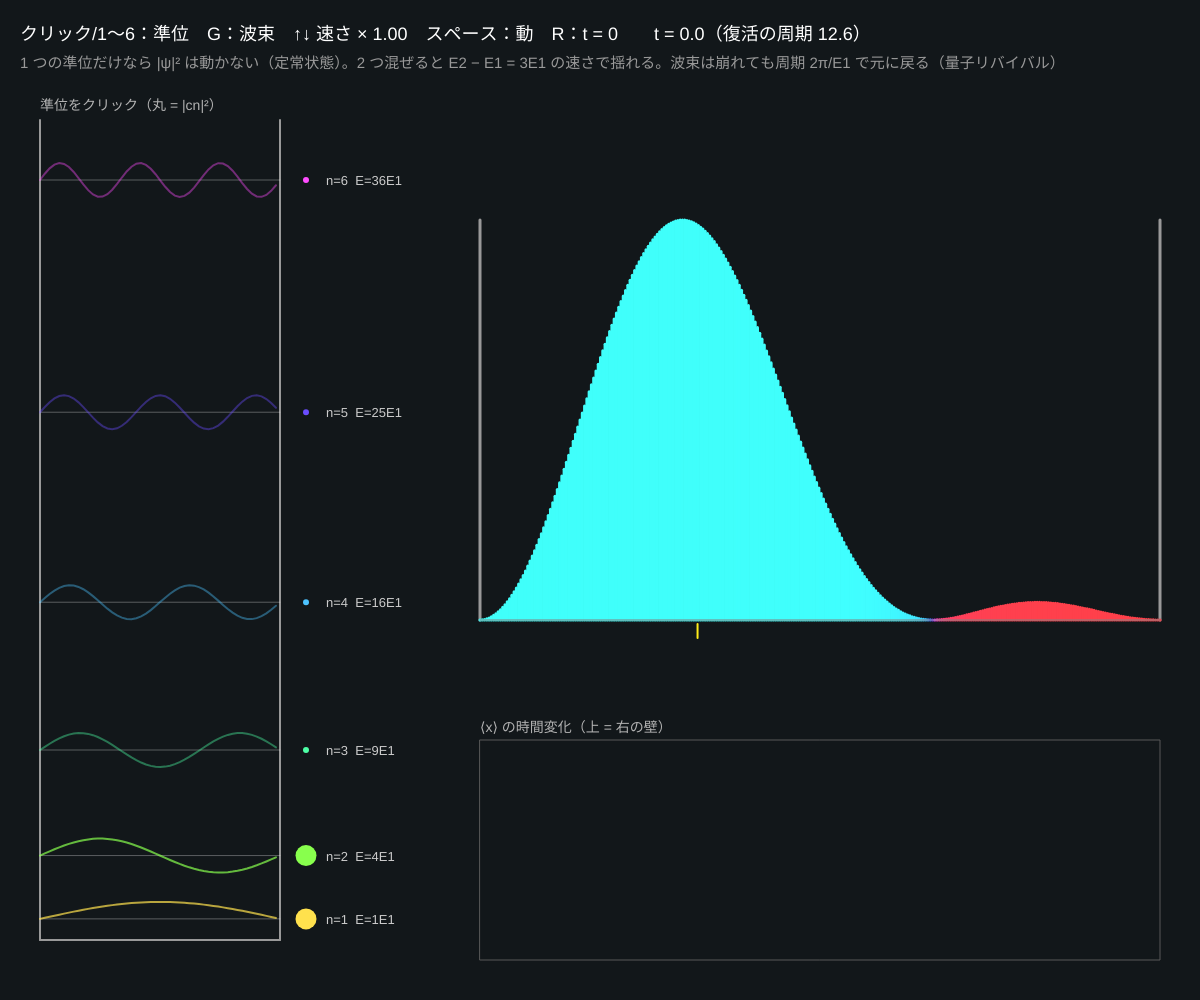
Frame 1 (no input)
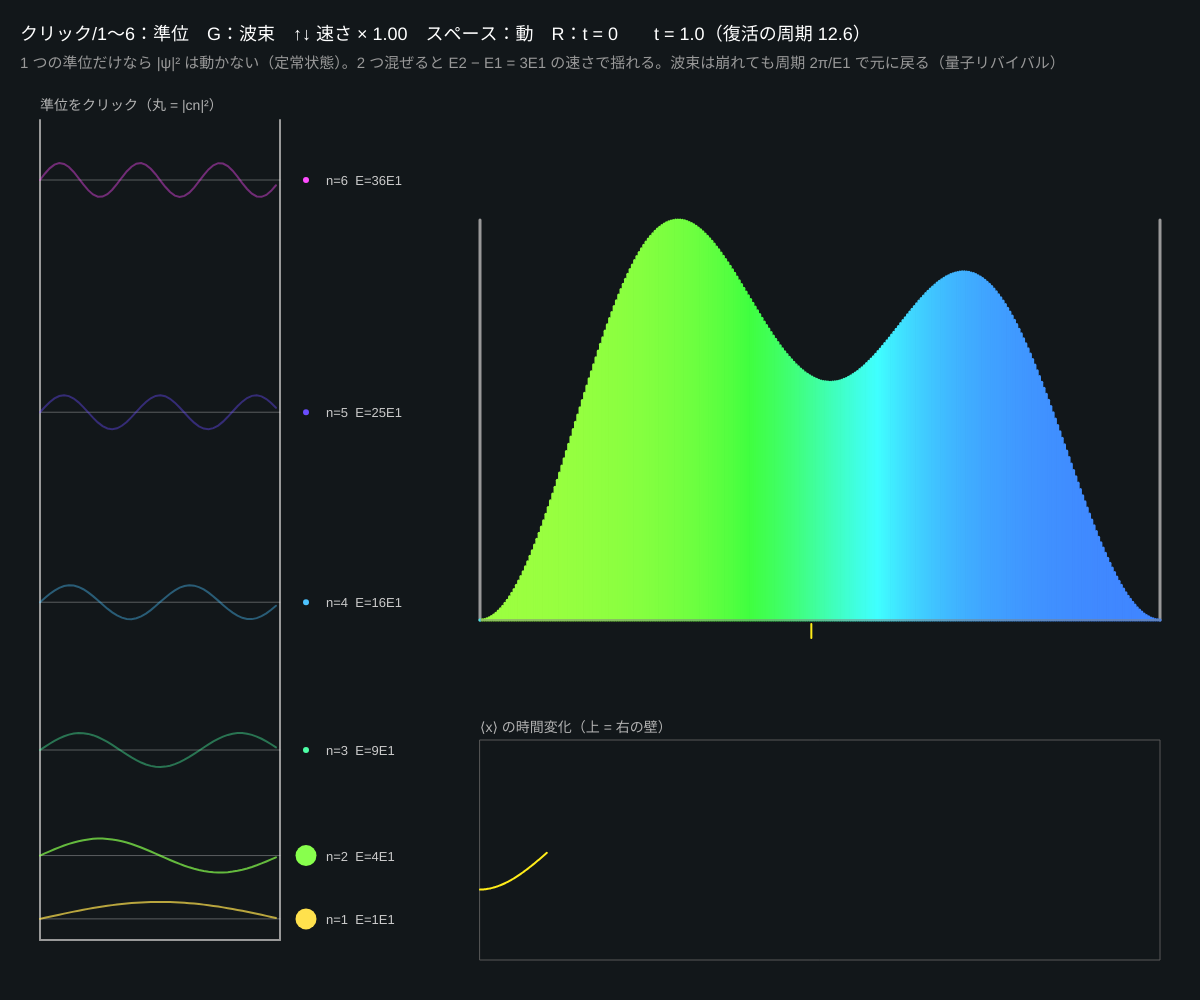
Frame 60 (no input)
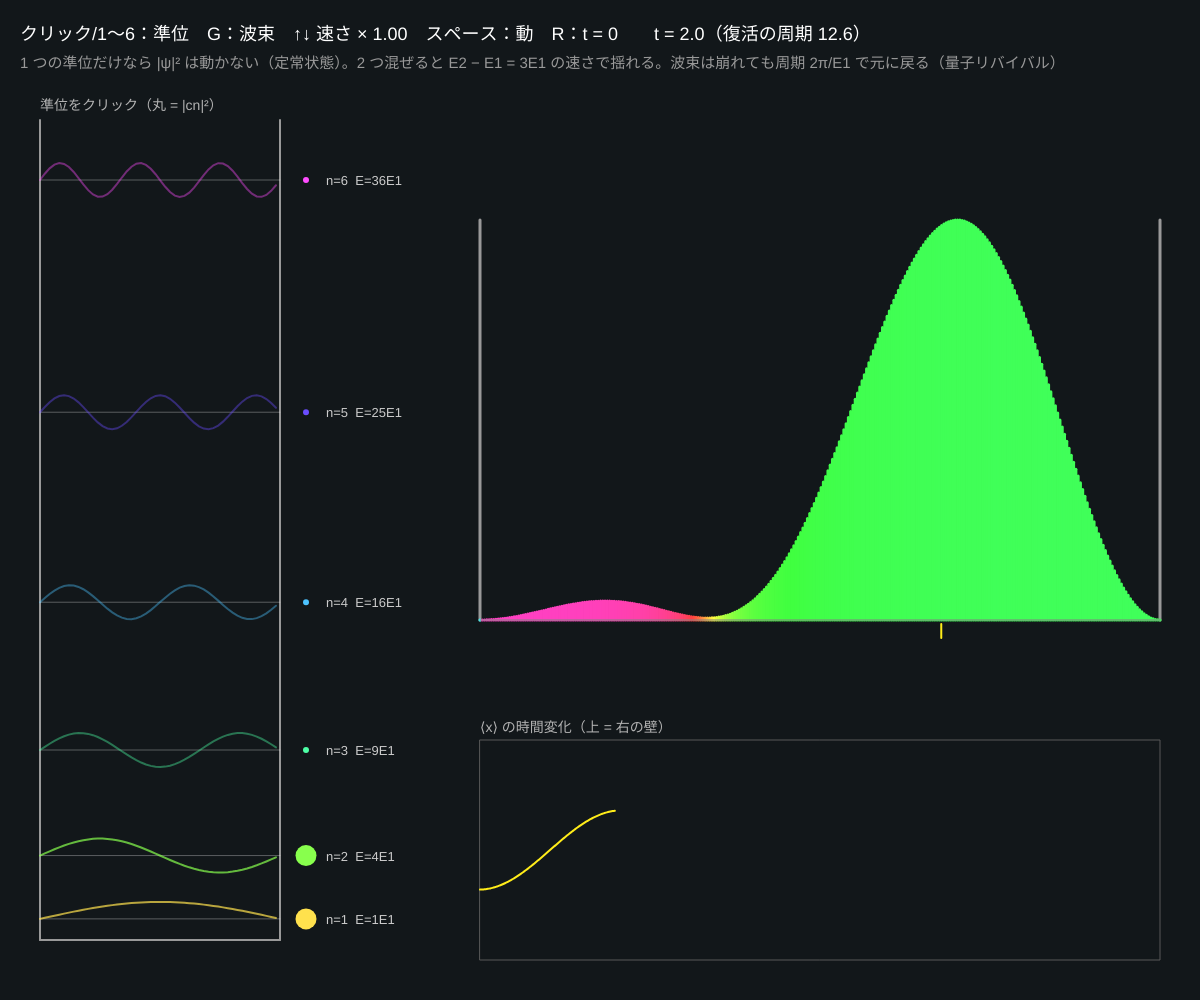
Frame 120 (the mouse pressed at the canvas centre since frame 60)

The p5.js sketch that drew these frames (run headless with seeded random() and noise() and a simulated clock; from frame 60 on, the mouse is pressed at the canvas centre):

// p5.js sketch
// ── sketch.js
// ============================================
// 05 無限井戸の固有状態
// 幅 L の箱に閉じこめた粒子：固有関数 ψn(x) = √(2/L) sin(nπx/L)、エネルギー En = n²π²/(2L²) ∝ n²（ħ = m = 1）
//   重ね合わせ ψ(x,t) = Σ cn ψn(x) e^{−iEn t} は、エネルギーの差の速さで左右に揺れる（sloshing）
// 左の準位をクリック = 係数を 0 → 0.5 → 1 / 1〜6 = その準位だけ / G = 局在した波束（30 準位の重ね合わせ） / ↑↓ = 時間の速さ / スペース = 停止 / R = 時刻 0
// ============================================

const NM = 30;              // ★ 使う準位の数
const M = 300;              // 描く点の数
let cRe = new Float64Array(NM + 1), cIm = new Float64Array(NM + 1);
let basis = [];             // basis[n][i] = ψn(xi)（L = 1）
let w1 = 0.5;               // ★ E1 を「1 秒あたりの角度」で（画面の時間の速さ）
let speed = 1, t = 0, running = true;
let xTrace = [];
let pRe = new Float64Array(M), pIm = new Float64Array(M);

function setup() {
  createCanvas(windowWidth, windowHeight);
  colorMode(HSB, 360, 100, 100, 100);
  for (let n = 0; n <= NM; n++) {
    basis[n] = new Float64Array(M);
    for (let i = 0; i < M; i++) basis[n][i] = n === 0 ? 0 : Math.SQRT2 * sin((n * PI * i) / (M - 1));
  }
  cRe[1] = 1; cRe[2] = 1;
  normalizeC();
}

function normalizeC() {
  let s = 0;
  for (let n = 1; n <= NM; n++) s += cRe[n] * cRe[n] + cIm[n] * cIm[n];
  if (s < 1e-12) { cRe[1] = 1; s = 1; }
  for (let n = 1; n <= NM; n++) { cRe[n] /= sqrt(s); cIm[n] /= sqrt(s); }
  t = 0; xTrace = [];
}

// ★ ガウス波束を固有関数で展開：cn = ∫ ψn(x) g(x) dx
function gaussPacket() {
  let x0 = 0.3, s = 0.05, k = 20;
  for (let n = 1; n <= NM; n++) {
    let a = 0, b = 0;
    for (let i = 0; i < M; i++) {
      let x = i / (M - 1), g = exp(-sq(x - x0) / (4 * s * s));
      a += basis[n][i] * g * cos(k * x); b += basis[n][i] * g * sin(k * x);
    }
    cRe[n] = a; cIm[n] = b;
  }
  normalizeC();
}

function draw() {
  background(200, 30, 10);
  if (running) t += (deltaTime / 1000) * speed;

  // ψ(x, t) = Σ cn ψn(x) e^{−i n² w1 t}
  pRe.fill(0); pIm.fill(0);
  for (let n = 1; n <= NM; n++) {
    if (cRe[n] === 0 && cIm[n] === 0) continue;
    let th = -n * n * w1 * t, c = cos(th), s = sin(th);
    let ar = cRe[n] * c - cIm[n] * s, ai = cRe[n] * s + cIm[n] * c;
    let bn = basis[n];
    for (let i = 0; i < M; i++) { pRe[i] += ar * bn[i]; pIm[i] += ai * bn[i]; }
  }
  let mx = 0, pmax = 0, pr = [];
  for (let i = 0; i < M; i++) { let p = pRe[i] * pRe[i] + pIm[i] * pIm[i]; pr.push(p); mx += (i / (M - 1)) * p / (M - 1); pmax = max(pmax, p); }
  if (running) { xTrace.push(mx); if (xTrace.length > 600) xTrace.shift(); }

  // --- 左：エネルギー準位 ---
  let lx = 40, lw = 240, lb = height - 60, eU = (height - 240) / 36;
  stroke(0, 0, 60); strokeWeight(2); line(lx, lb, lx, 120); line(lx + lw, lb, lx + lw, 120); line(lx, lb, lx + lw, lb);
  for (let n = 1; n <= 6; n++) {
    let y = lb - n * n * eU, a2 = cRe[n] * cRe[n] + cIm[n] * cIm[n];
    stroke(0, 0, 100, 30); strokeWeight(1); line(lx, y, lx + lw, y);
    noFill(); stroke(n * 50, 70, 100, 40 + a2 * 60); strokeWeight(2);
    beginShape(); for (let i = 0; i < M; i += 6) vertex(lx + (i / (M - 1)) * lw, y - basis[n][i] * 12); endShape();
    noStroke(); fill(n * 50, 70, 100); circle(lx + lw + 26, y, 6 + a2 * 30);
    fill(0, 0, 80); textSize(13); text('n=' + n + '  E=' + n * n + 'E1', lx + lw + 46, y + 5);
  }
  noStroke(); fill(0, 0, 70); textSize(14); text('準位をクリック（丸 = |cn|²）', lx, 110);

  // --- 右：|ψ(x,t)|² ---
  let mx0 = 480, mw = width - mx0 - 40, mb = height * 0.62, mh = height * 0.4;
  stroke(0, 0, 60); strokeWeight(3); line(mx0, mb, mx0, mb - mh); line(mx0 + mw, mb, mx0 + mw, mb - mh);
  strokeWeight(mw / M + 0.8);
  let hs = mh / max(pmax, 1);
  for (let i = 0; i < M; i++) {
    stroke(((atan2(pIm[i], pRe[i]) + PI) / TWO_PI) * 360, 75, 100);
    line(mx0 + (i / (M - 1)) * mw, mb, mx0 + (i / (M - 1)) * mw, mb - pr[i] * hs);
  }
  stroke(0, 0, 50); strokeWeight(1); line(mx0, mb, mx0 + mw, mb);
  stroke(55, 90, 100); strokeWeight(2); line(mx0 + mx * mw, mb + 4, mx0 + mx * mw, mb + 18);
  // ⟨x⟩(t) のグラフ（揺れの速さ = エネルギー差）
  let gy = height - 40, gh = height * 0.22;
  noFill(); stroke(0, 0, 35); strokeWeight(1); rect(mx0, gy - gh, mw, gh);
  stroke(55, 90, 100); strokeWeight(2); beginShape();
  for (let i = 0; i < xTrace.length; i++) vertex(mx0 + (i / 600) * mw, gy - xTrace[i] * gh);
  endShape();
  noStroke(); fill(0, 0, 70); textSize(14); text('⟨x⟩ の時間変化（上 = 右の壁）', mx0, gy - gh - 8);

  let tRev = TWO_PI / w1;
  fill(0, 0, 100); textSize(18);
  text('クリック/1〜6：準位　G：波束　↑↓ 速さ × ' + nf(speed, 1, 2) + '　スペース：' + (running ? '動' : '止') + '　R：t = 0　　t = ' + nf(t, 1, 1) + '（復活の周期 ' + nf(tRev, 1, 1) + '）', 20, 40);
  fill(0, 0, 60); textSize(15);
  text('1 つの準位だけなら |ψ|² は動かない（定常状態）。2 つ混ぜると E2 − E1 = 3E1 の速さで揺れる。波束は崩れても周期 2π/E1 で元に戻る（量子リバイバル）', 20, 68);
}

function mousePressed() {
  let lx = 40, lw = 240, lb = height - 60, eU = (height - 240) / 36;
  if (mouseX < lx - 10 || mouseX > lx + lw + 120) return;
  for (let n = 1; n <= 6; n++) {
    if (abs(mouseY - (lb - n * n * eU)) < max(8, eU * 1.2)) {
      let a = sqrt(cRe[n] * cRe[n] + cIm[n] * cIm[n]);
      // いまの比率を保ったまま n 番目だけ 0 → 0.5 → 1 → 0（その後で正規化）
      let next = a < 0.25 ? 0.5 : a < 0.75 ? 1 : 0;
      for (let m = 7; m <= NM; m++) { cRe[m] = 0; cIm[m] = 0; }
      cRe[n] = next; cIm[n] = 0;
      normalizeC();
      return;
    }
  }
}

function keyPressed() {
  if (key >= '1' && key <= '6') { cRe.fill(0); cIm.fill(0); cRe[int(key)] = 1; normalizeC(); }
  if (key === 'g' || key === 'G') gaussPacket();
  if (key === UP_ARROW) speed = min(8, speed * 1.5);
  if (key === DOWN_ARROW) speed = max(0.1, speed / 1.5);
  if (key === ' ') running = !running;
  if (key === 'r' || key === 'R') { t = 0; xTrace = []; }
}

// ---------- やってみよう ----------
// 1. n = 1 と 2 を混ぜたときと、1 と 3 を混ぜたときで ⟨x⟩ は揺れる？（偶奇が同じだと ⟨x⟩ は真ん中のまま）
// 2. 揺れの周期を測って 2π / ((m² − n²) w1) と比べよう
// 3. G の波束は 復活の周期の半分で鏡に映した位置に、1/4 で 2 つに分かれて現れる（分数リバイバル）。止めて確かめよう
// 4. gaussPacket の k を 0 や 40 にすると、使われる準位（丸の大きさ）はどう変わる？
